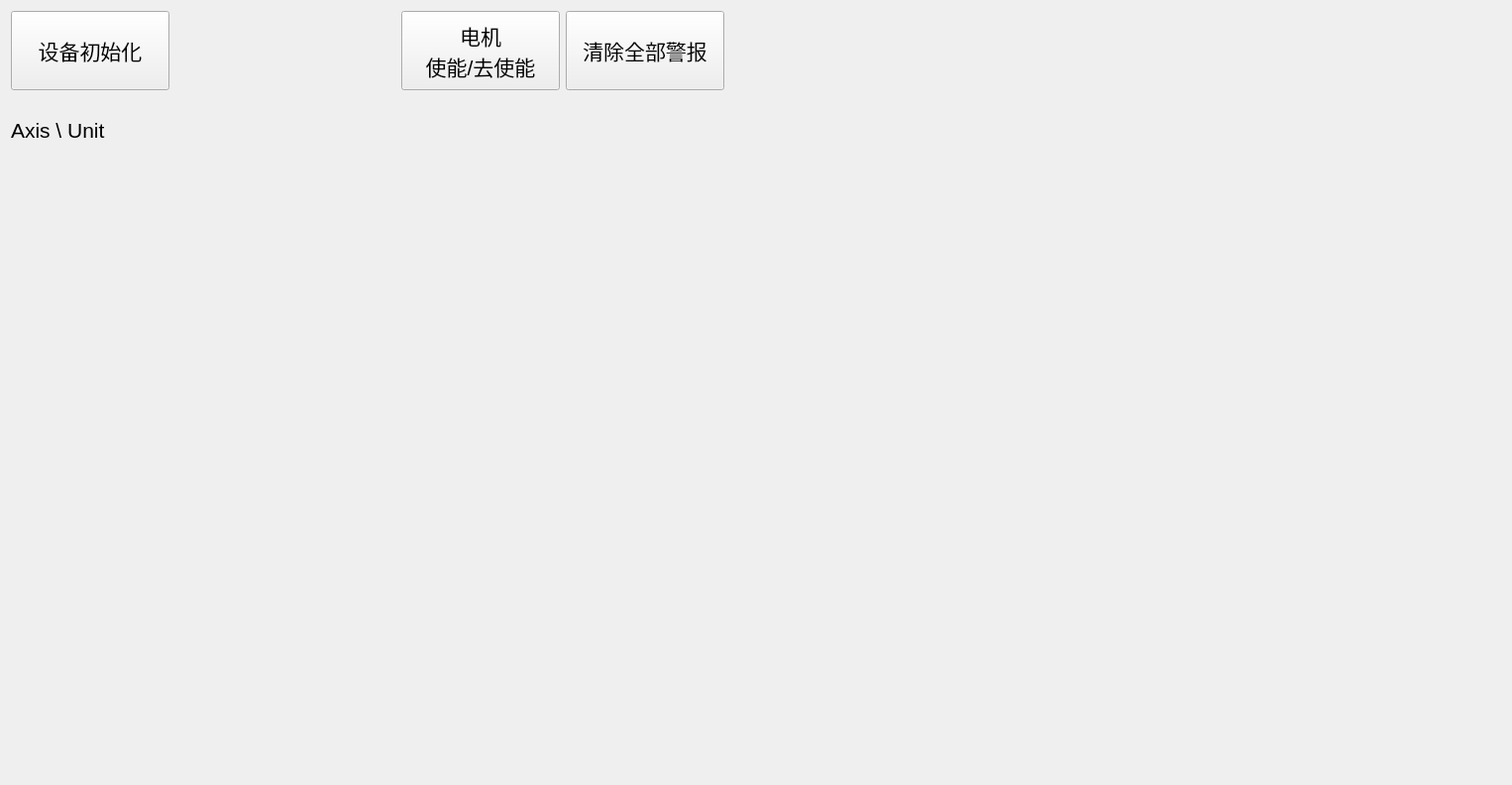
<?xml version="1.0" encoding="UTF-8"?>
<ui version="4.0">
 <class>init_page_viewClass</class>
 <widget class="QWidget" name="init_page_viewClass">
  <property name="geometry">
   <rect>
    <x>0</x>
    <y>0</y>
    <width>1526</width>
    <height>792</height>
   </rect>
  </property>
  <property name="minimumSize">
   <size>
    <width>1526</width>
    <height>792</height>
   </size>
  </property>
  <property name="maximumSize">
   <size>
    <width>1526</width>
    <height>792</height>
   </size>
  </property>
  <property name="windowTitle">
   <string>init_page_view</string>
  </property>
  <layout class="QHBoxLayout" name="horizontalLayout_6">
   <item>
    <layout class="QVBoxLayout" name="verticalLayout_2" stretch="0,0,0,1">
     <item>
      <layout class="QHBoxLayout" name="horizontalLayout_3">
       <item>
        <widget class="PsButton" name="button_equipment_init">
         <property name="minimumSize">
          <size>
           <width>160</width>
           <height>80</height>
          </size>
         </property>
         <property name="maximumSize">
          <size>
           <width>160</width>
           <height>80</height>
          </size>
         </property>
         <property name="font">
          <font>
           <pointsize>16</pointsize>
          </font>
         </property>
         <property name="text">
          <string>设备初始化</string>
         </property>
         <property name="checked">
          <bool>false</bool>
         </property>
        </widget>
       </item>
       <item>
        <spacer name="horizontalSpacer_3">
         <property name="orientation">
          <enum>Qt::Orientation::Horizontal</enum>
         </property>
         <property name="sizeHint" stdset="0">
          <size>
           <width>40</width>
           <height>20</height>
          </size>
         </property>
        </spacer>
       </item>
       <item>
        <widget class="PsButton" name="button_serve_on_off">
         <property name="minimumSize">
          <size>
           <width>160</width>
           <height>80</height>
          </size>
         </property>
         <property name="maximumSize">
          <size>
           <width>160</width>
           <height>80</height>
          </size>
         </property>
         <property name="font">
          <font>
           <pointsize>16</pointsize>
          </font>
         </property>
         <property name="text">
          <string>电机
使能/去使能</string>
         </property>
         <property name="checked">
          <bool>false</bool>
         </property>
        </widget>
       </item>
       <item>
        <widget class="PsButton" name="button_clear_all_alarm">
         <property name="minimumSize">
          <size>
           <width>160</width>
           <height>80</height>
          </size>
         </property>
         <property name="maximumSize">
          <size>
           <width>160</width>
           <height>80</height>
          </size>
         </property>
         <property name="font">
          <font>
           <pointsize>16</pointsize>
          </font>
         </property>
         <property name="text">
          <string>清除全部警报</string>
         </property>
         <property name="checked">
          <bool>false</bool>
         </property>
        </widget>
       </item>
       <item>
        <spacer name="horizontalSpacer_2">
         <property name="orientation">
          <enum>Qt::Orientation::Horizontal</enum>
         </property>
         <property name="sizeHint" stdset="0">
          <size>
           <width>40</width>
           <height>20</height>
          </size>
         </property>
        </spacer>
       </item>
      </layout>
     </item>
     <item>
      <widget class="QFrame" name="frame">
       <property name="minimumSize">
        <size>
         <width>0</width>
         <height>70</height>
        </size>
       </property>
       <property name="maximumSize">
        <size>
         <width>16777215</width>
         <height>70</height>
        </size>
       </property>
       <property name="frameShape">
        <enum>QFrame::Shape::NoFrame</enum>
       </property>
       <layout class="QHBoxLayout" name="horizontalLayout">
        <property name="spacing">
         <number>0</number>
        </property>
        <property name="leftMargin">
         <number>0</number>
        </property>
        <property name="topMargin">
         <number>0</number>
        </property>
        <property name="rightMargin">
         <number>0</number>
        </property>
        <property name="bottomMargin">
         <number>0</number>
        </property>
        <item>
         <widget class="PsLabel" name="label_100">
          <property name="sizePolicy">
           <sizepolicy hsizetype="Fixed" vsizetype="Fixed">
            <horstretch>0</horstretch>
            <verstretch>0</verstretch>
           </sizepolicy>
          </property>
          <property name="minimumSize">
           <size>
            <width>160</width>
            <height>69</height>
           </size>
          </property>
          <property name="maximumSize">
           <size>
            <width>160</width>
            <height>69</height>
           </size>
          </property>
          <property name="font">
           <font>
            <family>Microsoft YaHei UI</family>
            <pointsize>16</pointsize>
           </font>
          </property>
          <property name="text">
           <string>Axis \ Unit</string>
          </property>
         </widget>
        </item>
        <item>
         <layout class="QHBoxLayout" name="module_list_layout">
          <property name="spacing">
           <number>0</number>
          </property>
         </layout>
        </item>
        <item>
         <spacer name="horizontalSpacer">
          <property name="orientation">
           <enum>Qt::Orientation::Horizontal</enum>
          </property>
          <property name="sizeHint" stdset="0">
           <size>
            <width>40</width>
            <height>20</height>
           </size>
          </property>
         </spacer>
        </item>
       </layout>
      </widget>
     </item>
     <item>
      <widget class="QFrame" name="frame_2">
       <property name="minimumSize">
        <size>
         <width>500</width>
         <height>0</height>
        </size>
       </property>
       <property name="maximumSize">
        <size>
         <width>16777215</width>
         <height>16777215</height>
        </size>
       </property>
       <property name="frameShape">
        <enum>QFrame::Shape::NoFrame</enum>
       </property>
       <layout class="QHBoxLayout" name="horizontalLayout_2">
        <property name="spacing">
         <number>0</number>
        </property>
        <property name="leftMargin">
         <number>0</number>
        </property>
        <property name="topMargin">
         <number>0</number>
        </property>
        <property name="rightMargin">
         <number>0</number>
        </property>
        <property name="bottomMargin">
         <number>0</number>
        </property>
        <item>
         <layout class="QVBoxLayout" name="axis_home_layout"/>
        </item>
       </layout>
      </widget>
     </item>
     <item>
      <spacer name="verticalSpacer_3">
       <property name="orientation">
        <enum>Qt::Orientation::Vertical</enum>
       </property>
       <property name="sizeHint" stdset="0">
        <size>
         <width>20</width>
         <height>40</height>
        </size>
       </property>
      </spacer>
     </item>
    </layout>
   </item>
   <item>
    <layout class="QVBoxLayout" name="verticalLayout">
     <item>
      <spacer name="verticalSpacer">
       <property name="orientation">
        <enum>Qt::Orientation::Vertical</enum>
       </property>
       <property name="sizeHint" stdset="0">
        <size>
         <width>20</width>
         <height>40</height>
        </size>
       </property>
      </spacer>
     </item>
     <item>
      <widget class="QWidget" name="widget" native="true">
       <property name="minimumSize">
        <size>
         <width>550</width>
         <height>580</height>
        </size>
       </property>
       <property name="maximumSize">
        <size>
         <width>550</width>
         <height>16777215</height>
        </size>
       </property>
       <layout class="QVBoxLayout" name="verticalLayout_6">
        <property name="spacing">
         <number>0</number>
        </property>
        <property name="leftMargin">
         <number>0</number>
        </property>
        <property name="topMargin">
         <number>0</number>
        </property>
        <property name="rightMargin">
         <number>0</number>
        </property>
        <property name="bottomMargin">
         <number>0</number>
        </property>
        <item>
         <layout class="QVBoxLayout" name="robot_xyrz_layout">
          <property name="spacing">
           <number>0</number>
          </property>
         </layout>
        </item>
       </layout>
      </widget>
     </item>
    </layout>
   </item>
  </layout>
 </widget>
 <layoutdefault spacing="6" margin="11"/>
 <customwidgets>
  <customwidget>
   <class>PsButton</class>
   <extends>QPushButton</extends>
   <header>view/components/ps_button/ps_button.h</header>
  </customwidget>
  <customwidget>
   <class>PsLabel</class>
   <extends>QLabel</extends>
   <header>view/components/ps_label/ps_label.h</header>
  </customwidget>
 </customwidgets>
 <resources>
  <include location="../../../../res/main_res.qrc"/>
 </resources>
 <connections/>
</ui>
